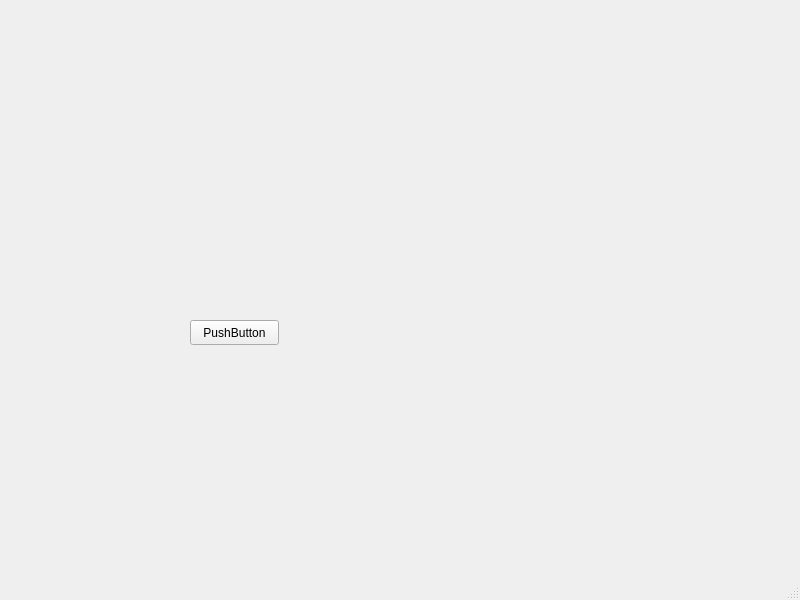
<?xml version="1.0" encoding="UTF-8"?>
<ui version="4.0">
 <class>MainWindow</class>
 <widget class="QMainWindow" name="MainWindow">
  <property name="geometry">
   <rect>
    <x>0</x>
    <y>0</y>
    <width>800</width>
    <height>600</height>
   </rect>
  </property>
  <property name="windowTitle">
   <string>MainWindow</string>
  </property>
  <property name="styleSheet">
   <string notr="true">background-image: url(:/new/background/image/background.png);</string>
  </property>
  <widget class="QWidget" name="centralwidget">
   <widget class="QPushButton" name="pushButton">
    <property name="geometry">
     <rect>
      <x>190</x>
      <y>320</y>
      <width>89</width>
      <height>25</height>
     </rect>
    </property>
    <property name="text">
     <string>PushButton</string>
    </property>
   </widget>
  </widget>
  <widget class="QStatusBar" name="statusbar"/>
 </widget>
 <resources/>
 <connections/>
</ui>
